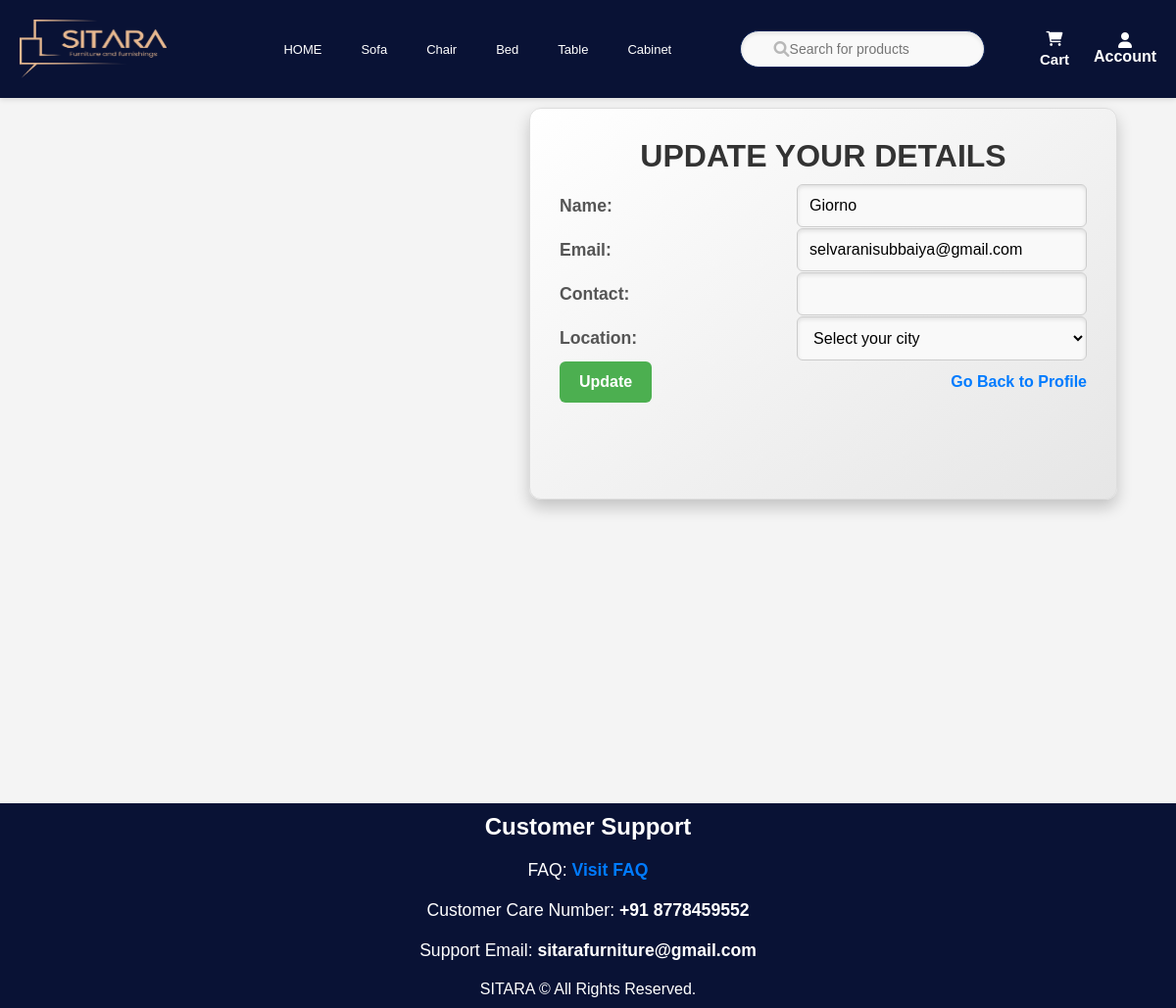
Before: /auth/update_details/11 (signed in) with the older database file.
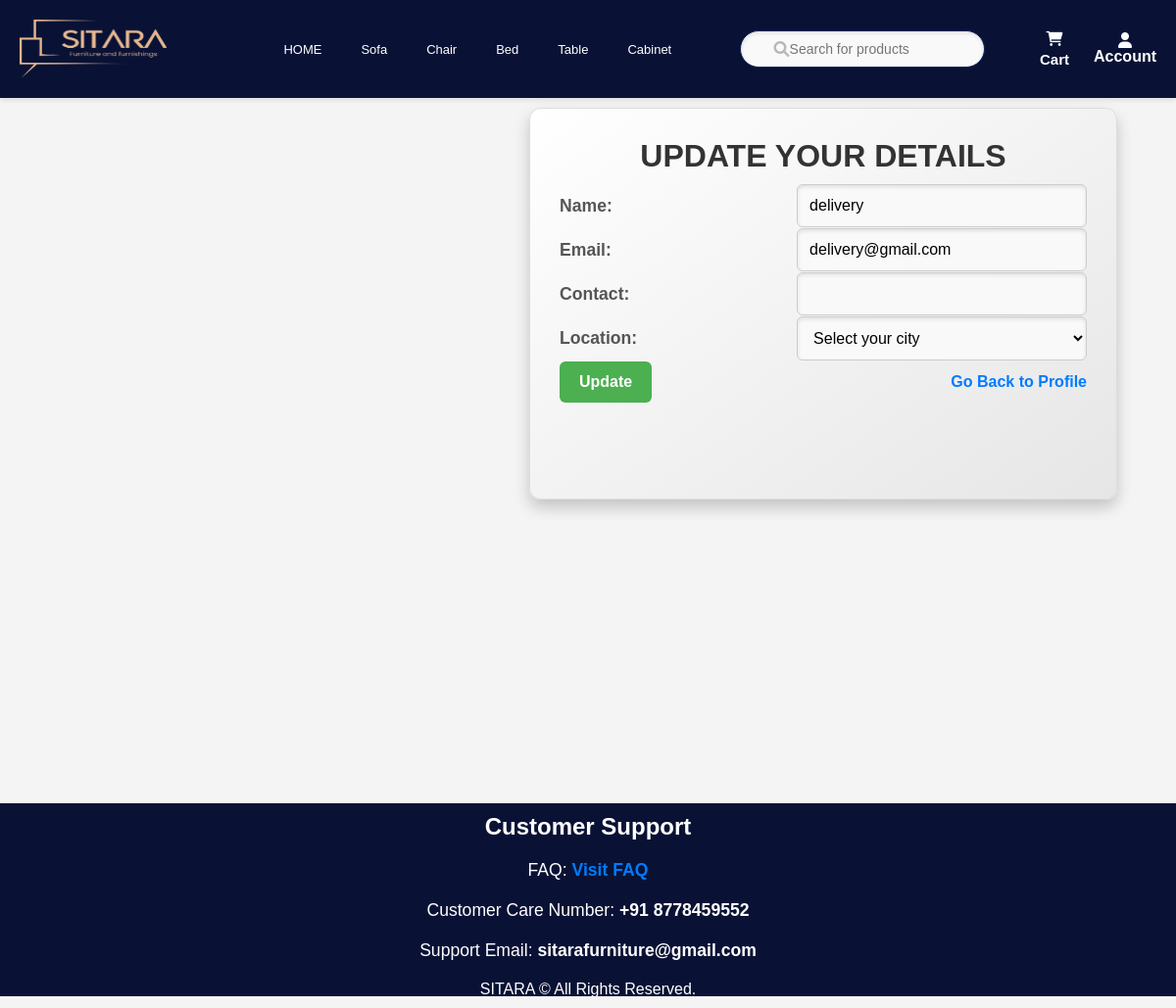
After: the same page with the newer database file.
### app/models.py (models this page shows, shortened)
class User(UserMixin, db.Model):
    id = db.Column(db.Integer, primary_key=True)
    username = db.Column(db.String(50), nullable=False)
    email = db.Column(db.String(100), unique=True, nullable=False)
    password = db.Column(db.String(255), nullable=False)
    role = db.Column(db.String(20), nullable=False)
    reset_token = db.Column(db.String(128), nullable=True)

### app/auth.py (the view, shortened to what this page needs)
@auth.route('/update_details/<int:id>', methods=['GET', 'POST'])
@login_required
def update_details(id):
    user = db.session.get(User, id)
    if not user:
        flash("User not found.", "error")
        return redirect(url_for('main.profile'))  # Redirect to an appropriate route
    if current_user.id != id and current_user.role != 'admin':
        abort(403)
    return render_template('update_details.html', user=user)

### app/templates/update_details.html (shortened to what this page needs)
        <head>
            <link rel="stylesheet" href="{{ url_for('static', filename='register.css') }}">
          </head>
          {% extends "home.html" %}
          {% block content %}
        <div class="form-container">
        <h2 class="title">Update Your Details</h2>
        <form method="POST" action="">
            <div class="form-group">
                <label for="username">Name:</label>
                <input type="text" name="username" id="username" class="form-control" value="{{ user.username }}">
            </div>
            <div class="form-group">
                <label for="email">Email:</label>
                <input type="email" name="email" id="email" class="form-control" value="{{ user.email }}">
            </div>
            <div class="form-group">
                <label for="contact">Contact:</label>
                <input type="text" name="contact" id="contact" class="form-control" value="{{ user.contact }}">
            </div>
            <div class="form-group">
                <label for="city">Location:</label>
                <select name="city" id="city"  class="form-control" >
                  <option value="" disabled selected>Select your city</option>
              </select>
          </div>
            <div class="form-group button-group">
              <button type="submit" class="btn">Update</button>
              <a href="/auth/profile/{{ user.id }}" class="btn btn-secondary">Go Back to Profile</a>
          </div>
        </form>
    </div>
</body>
{% endblock %}

Changed rows visible on the page:
changed User: username "Giorno" → "delivery"; email "selvaranisubbaiya@gmail.com" → "delivery@gmail.com"
